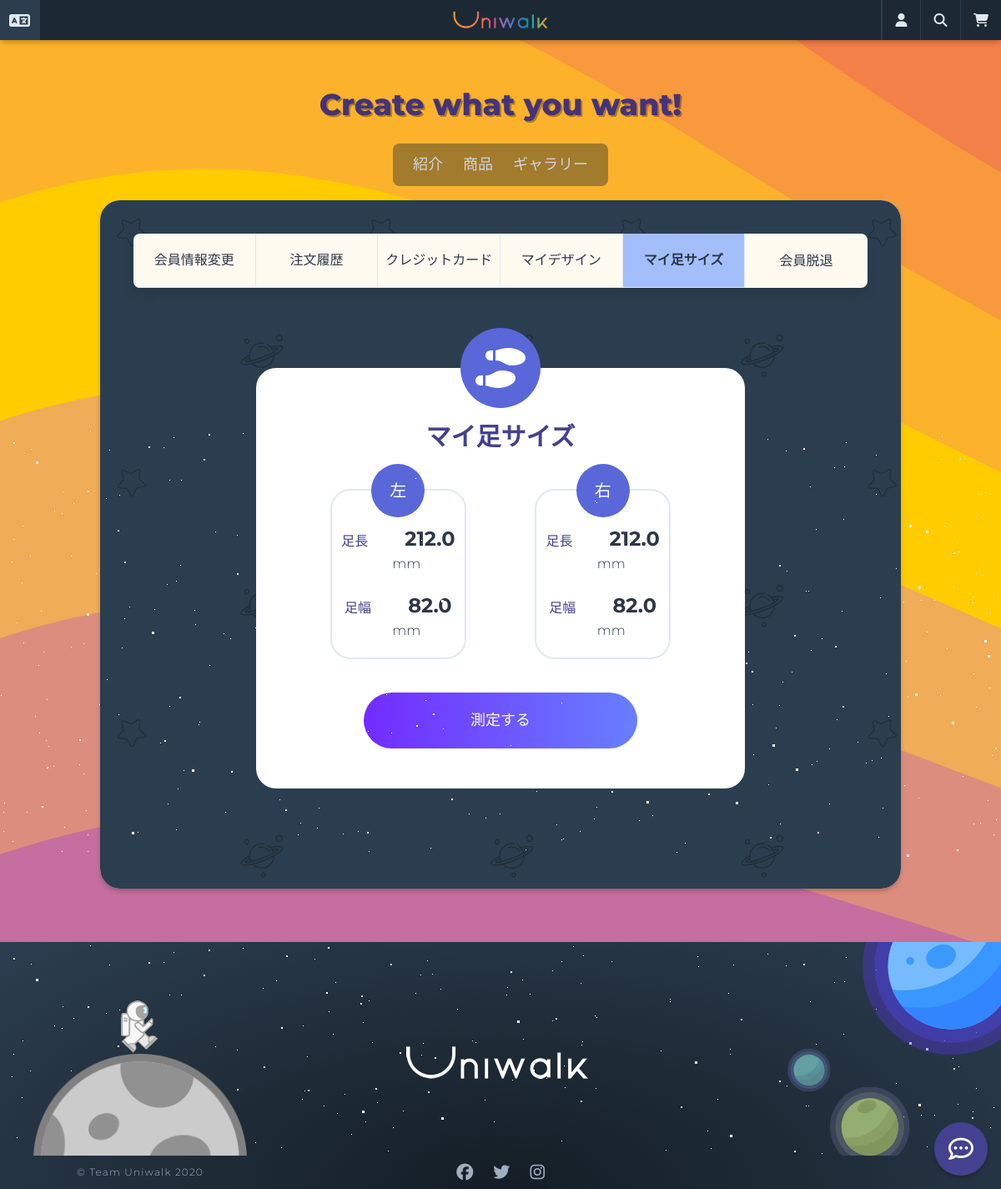
Before: /users/mypage/footsizes/ (signed in) with the older database file.
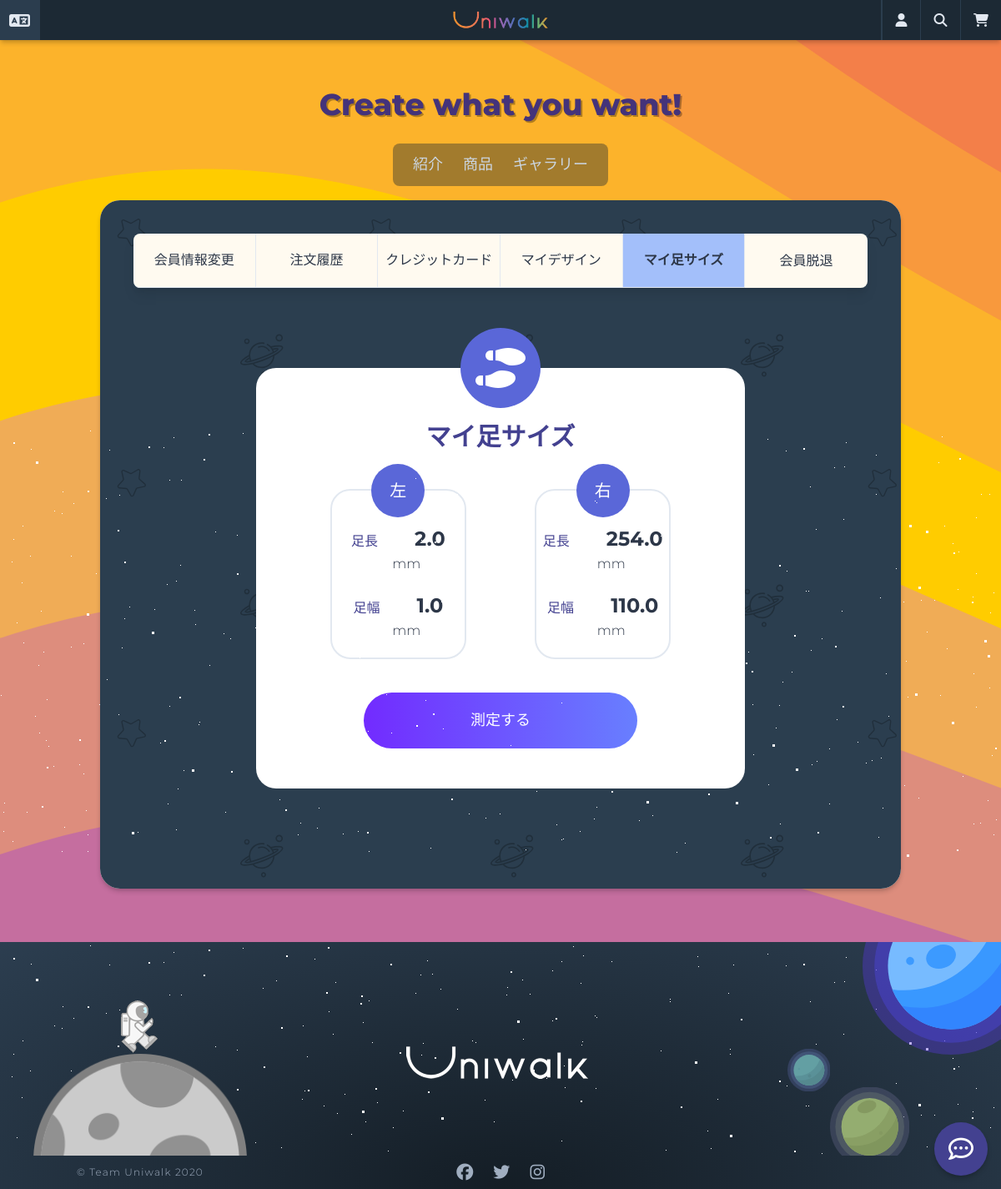
After: the same page with the newer database file.
### feet/models.py (models this page shows, shortened)
class Footsize(core_models.TimeStampedModel):
    user = models.ForeignKey(
        "users.User",
        verbose_name="ユーザー",
        on_delete=models.CASCADE,
        null=True,
        blank=True,
    )
    length_left = models.DecimalField(_("足長(左)"), max_digits=4, decimal_places=1)
    length_right = models.DecimalField(_("足長(右)"), max_digits=4, decimal_places=1)
    width_left = models.DecimalField(_("足幅(左)"), max_digits=4, decimal_places=1)
    width_right = models.DecimalField(_("足幅(右)"), max_digits=4, decimal_places=1)

### users/views.py (the view)
# urls.py: path("mypage/footsizes/", views.FootSizeView.as_view(), name="footsizes",),
class FootSizeView(mixins.LoggedInOnlyView, ListView):
    model = feet_models.Footsize
    template_name = "feet/feet-list.html"
    context_object_name = "feet"
    def get_queryset(self):
        try:
            return feet_models.Footsize.objects.get(user_id=self.request.user.pk)
        except feet_models.Footsize.DoesNotExist:
            return None

### carts/context_processors.py (called while the page is built)
def counter(request):
    item_count = 0
    if "admin" in request.META["PATH_INFO"]:
        return {}
    else:
        try:
            cart = Cart.objects.get(session_key=_session_key(request))
            cart_items = CartItem.objects.all().filter(cart=cart, active=True)
            for cart_item in cart_items:
                item_count += cart_item.quantity
        except Cart.DoesNotExist:
            item_count = 0
    return dict(item_count=item_count)

### carts/views.py (called while the page is built)
def _session_key(request):
    cart = request.session.session_key
    if not cart:
        cart = request.session.create()
    return cart

### users/models.py (called while the page is built)
    def get_absolute_url(self):
        return reverse("users:update-profile")

### templates/feet/feet-list.html (shortened to what this page needs)
{% extends "base.html" %}
{% load i18n static %}
{% block content %}
<div class="min-h-75vh mx-auto px-10 py-10 rounded-xl"
    style="background-image: url({% static 'images/pattern.svg' %}); background-repeat: repeat;">
    <div class="container mx-auto">
        <div class="w-full shadow-lg">
            {% include 'partials/mypage-menu.html' %}
        </div>
        <div class="w-full flex flex-col mb-10">
            <div
                class="container bg-white w-2/3 rounded-xl h-full mx-auto my-10 flex flex-col items-center p-12 mt-24 relative">
                <div class="flex items-center justify-center bg-indigo-600 w-24 h-24 rounded-full absolute"
                    style="top: -3rem;">
                    <i class="fas fa-shoe-prints fa-3x text-white wow fadeIn"></i>
                </div>
                <h2 class="text-indigo-800 mt-3 mb-5 text-3xl font-semibold">{% trans 'マイ足サイズ' %}</h2>
                {% if feet %}
                <div class="w-full flex flex-no-wrap items-center justify-around mt-5 mb-10">
                    <div
                        class="border-2 w-1/3 h-full flex flex-col items-center justify-center rounded-xl relative wow fadeIn">
                        <h3 class="flex items-center justify-center w-16 h-16 bg-indigo-600 text-xl rounded-full absolute text-white"
                            style="top: -2rem;">
                            {% trans '左' %}</h3>
                        <div class="text-center mt-10 mb-5">
                            <span class="font-medium mr-10 text-indigo-800">{% trans '足長' %}</span>
                            <span class="font-bold text-2xl">{{ feet.length_left }}</span>
                            <span class="ml-5">mm</span>
                        </div>
                        <div class="text-center mb-5">
                            <span class="font-medium mr-10 text-indigo-800">{% trans '足幅' %}</span>
                            <span class="font-bold text-2xl">{{ feet.width_left }}</span>
                            <span class="ml-5">mm</span>
                        </div>
                    </div>
                    <div
                        class="border-2 w-1/3 h-full flex flex-col items-center justify-center rounded-xl relative wow fadeIn">
                        <h3 class="flex items-center justify-center w-16 h-16 bg-indigo-600 text-xl rounded-full absolute text-white"
                            style="top: -2rem;">
                            {% trans '右' %}</h3>
                        <div class="text-center mt-10 mb-5">
                            <span class="font-medium mr-10 text-indigo-800">{% trans '足長' %}</span>
                            <span class="font-bold text-2xl">{{ feet.length_right }}</span>
                            <span class="ml-5">mm</span>
                        </div>
                        <div class="text-center mb-5">
                            <span class="font-medium mr-10 text-indigo-800">{% trans '足幅' %}</span>
                            <span class="font-bold text-2xl">{{ feet.width_right }}</span>
                            <span class="ml-5">mm</span>
                        </div>
                    </div>
                </div>
                {% else %}
                <p class="flex justify-center items-center font-semibold h-full w-full text-center text-2xl my-5">
                    <i class="fas fa-dizzy fa-2x text-purple-500"></i> <span
                        class="ml-5">{% trans 'まだ足サイズの測定データがありません。' %}</span>
                </p>
                {% endif %}
                <a href="{% url 'users:measure' %}" class="btn w-2/3 mx-auto">{% trans '測定する' %}</a>
            </div>
        </div>
    </div>
</div>
{% endblock content %}

### templates/base.html (shortened to what this page needs)
{% load static i18n %}
<!DOCTYPE html>
<html lang="en">
<head>
  <link rel="stylesheet" href="{% static 'css/twemoji-awesome.css' %}">
  <link rel="stylesheet" href="{% static 'css/styles.css' %}" />
  <link rel="stylesheet" href="{% static 'css/animate.css' %}" />
</head>
<body class="text-gray-800 mt-12 font-light">
  {% include "partials/nav.html" %}
  <article class="w-80vw min-h-75vh mx-auto shadow-dark -mt-16 bg-orange-100 rounded-xl mb-16">
    {% block content %}
    {% endblock %}
  </article>
  {% include "partials/footer.html" %}
</body>
</html>

### templates/partials/nav.html (shortened to what this page needs)
{% load static i18n %}
<header class="h-auto">
    <nav
        class="flex w-full items-center justify-between flex-wrap bg-universe-dark h-12 fixed inset-0 z-50 shadow-dark">
        <div class="flex w-full justify-between h-full">
            <div class="flex items-center w-36">
                <div class="w-12 h-full flex relative border-r border-universe-lighter hover:bg-universe-lighter">
                    {% get_current_language as LANGUAGE_CODE %}
                    <a class="flex items-center lang-btn cursor-pointer w-full">
                        <i class="fas fa-language fa-lg text-gray-300 mx-auto"></i>
                    </a>
                </div>
                <div class="w-12 h-full flex items-center ml-3 relative">
                    {% if LANGUAGE_CODE == 'ja' %}
                    <i class="twa-lg twa-japan-flag rounded-full"></i>
                    {% elif LANGUAGE_CODE == 'ko' %}
                    <i class="twa-lg twa-korea-south-south-korea-flag rounded-full"></i>
                    {% elif LANGUAGE_CODE == 'id' %}
                    <i class="twa-lg twa-indonesia-flag rounded-full"></i>
                    {% elif LANGUAGE_CODE == 'en' %}
                    <i
                        class="twa-lg twa-america-island-minor-outlying-united-united-states-us-usa-flag rounded-full"></i>
                    {% elif LANGUAGE_CODE == 'zh-hans' %}
                    <i class="twa-lg twa-china-flag rounded-full"></i>
                    {% elif LANGUAGE_CODE == 'pt-br' %}
                    <i class="twa-lg twa-brazil-flag rounded-full"></i>
                    {% endif %}
                </div>
            </div>
            <h1 class="flex items-center w-36">
                <a href="{% url 'core:home' %}" class="w-32 mx-auto">
                    <img src="{% static 'images/logo-nav.png' %}" alt="uniwalk">
                </a>
            </h1>
            <div class="flex items-center w-36">
                <div
                    class="w-12 h-full flex relative border-r border-l-2 border-universe-lighter hover:bg-universe-lighter">
                    <a class="user-btn flex w-full items-center cursor-pointer">
                        <i class="fas fa-user fa-md text-gray-300 mx-auto"></i>
                    </a>
                </div>
                <div class="w-12 h-full flex relative border-r border-universe-lighter hover:bg-universe-lighter">
                    <a href="{% url 'orders:search' %}" class="flex items-center cursor-pointer w-full">
                        <i class="fas fa-search fa-md text-gray-300 mx-auto"></i>
                    </a>
                </div>
                <div class="w-12 h-full flex relative hover:bg-universe-lighter">
                    <a href="{% url 'carts:cart' %}" class="flex items-center cursor-pointer w-full">
                        <i class="fas fa-shopping-cart fa-md text-gray-300 mx-auto relative"></i>
                    </a>
                </div>
            </div>
        </div>
    </nav>
    <div class="h-64">
        <div class="h-full flex flex-col justify-center">
            <h2 class="text-center text-purple-900 text-4xl font-extrabold -mt-16 antialiased"
                style="text-shadow: 2px 2px rgba(0, 0, 0, 0.3);">
                Create what you want!
            </h2>
            <div class="flex mx-auto min-w-1/5 justify-center text-gray-400 text-lg rounded-lg mt-5 -mb-8 p-3"
                style=" background-color: rgba(28, 41, 52, 0.4);">
                <a class="hover:text-blue-400 mx-3 {% if '/about/' in request.path %} font-semibold text-blue-400 {% endif %}"
                    href="{% url 'core:about' %}">{% trans '紹介' %}</a>
                <a class="hover:text-green-500 mx-3 {% if '/products/' in request.path %} font-semibold text-green-500 {% endif %}"
                    href="{% url 'products:list' %}">{% trans '商品' %}</a>
                <a class="hover:text-purple-500 mx-3 {% if '/gallery/' in request.path %} font-semibold text-purple-500 {% endif %}"
                    href="{% url 'designs:galleries' %}">{% trans 'ギャラリー' %}</a>
            </div>
        </div>
    </div>
</header>

### templates/partials/mypage-menu.html
{% load i18n %}
<div class="flex items-center justify-between bg-orange-100 rounded-lg">
    <ul class="w-full text-center flex items-center">
        <a href="{% url 'users:update-profile' %}" class="w-1/6 border-r">
            <li
                class="border-b py-5 font-medium rounded-l-lg hover:bg-orange-200 {% if '/update-profile/' in request.path or '/change-password/' in request.path %} bg-orange-300 font-semibold {% endif %}">
                {% trans '会員情報変更' %}</li>
        </a>
        <a href="{% url 'users:orders' %}" class="w-1/6 border-r">
            <li
                class="border-b py-5 font-medium hover:bg-yellow-200 {% if '/orders/' in request.path %} bg-yellow-300 font-semibold {% endif %}">
                {% trans '注文履歴' %}</li>
        </a>
        <a href="{% url 'users:cards' %}" class="w-1/6 border-r">
            <li
                class="border-b py-5 font-medium hover:bg-green-200 {% if '/cards/' in request.path %} bg-green-300 font-semibold {% endif %}">
                {% trans 'クレジットカード' %}</li>
        </a>
        <a href="{% url 'users:mydesigns' %}" class="w-1/6 border-r">
            <li
                class="border-b py-5 font-medium hover:bg-blue-200 {% if '/mydesigns/' in request.path %} bg-blue-300 font-semibold {% endif %}">
                {% trans 'マイデザイン' %}</li>
        </a>
        <a href="{% url 'users:footsizes' %}" class="w-1/6 border-r">
            <li
                class="border-b py-5 font-medium hover:bg-indigo-200 {% if '/footsizes/' in request.path %} bg-indigo-300 font-semibold {% endif %}">
                {% trans 'マイ足サイズ' %}</li>
        </a>
        <a href="{% url 'users:withdrawal' %}" class="w-1/6">
            <li
                class="py-5 font-medium rounded-r-lg hover:bg-purple-200 {% if '/withdrawal/' in request.path %} bg-purple-300 font-semibold {% endif %}">
                {% trans '会員脱退' %}</li>
        </a>
    </ul>
</div>

### templates/partials/footer.html (shortened to what this page needs)
{% load static i18n %}
<footer class="footer-visual">
    <div class="h-64 flex overflow-hidden">
        <div class="flex justify-between items-center w-full">
            <div class="h-full">
                <div id="stars2"></div>
                <div id="stars3"></div>
                <div class="w-64 h-full relative">
                    <div class="moon w-64 h-64 absolute ml-10"></div>
                    <div class="walk absolute ml-36"></div>
                </div>
            </div>
            <div class="w-64 pt-10">
                <img src="{% static 'images/footer-logo.png' %}" alt="ロゴ">
            </div>
            <div class="w-64 h-full relative">
                <div class="planet1 absolute"></div>
                <div class="planet2 absolute"></div>
                <div class="planet3 absolute"></div>
            </div>
        </div>
    </div>
    <div class="h-10 flex justify-between items-center">
        <span class="w-64 text-gray-500 text-xs text-center tracking-widest pl-20">
            &copy; Team Uniwalk 2020
        </span>
        <div class="w-64 text-center">
            <a href="https://www.facebook.com/uniwalkofficial/" target="_blank" class="text-gray-500">
                <i class="fab fa-facebook fa-lg"></i>
            </a>
            <a href="" target="_blank" class="ml-5 text-gray-500">
                <i class="fab fa-twitter fa-lg"></i>
            </a>
            <a href="https://www.instagram.com/uniwalkofficial/" target="_blank" class="ml-5 text-gray-500">
                <i class="fab fa-instagram fa-lg"></i>
            </a>
        </div>
    </div>
    <div class="chatbubble fixed right-0 bottom-0 wow fadeIn">
        <div
            class="flex items-center justify-center relative rounded-full w-16 h-16 cursor-pointer bg-indigo-800 shadow-dark">
            <div class="title text-white text-3xl"><i class="far fa-comment-dots"></i></div>
        </div>
    </div>
</footer>

### templates/partials/footer.html (style rules this page uses)
.chatbubble { bottom: 1rem; right: 1rem; transition: transform .3s ease-in-out; }

Changed rows visible on the page:
changed Footsize: length_left "212.0" → "2.0"; width_left "82.0" → "1.0"; length_right "212.0" → "254.0"; width_right "82.0" → "110.0"
